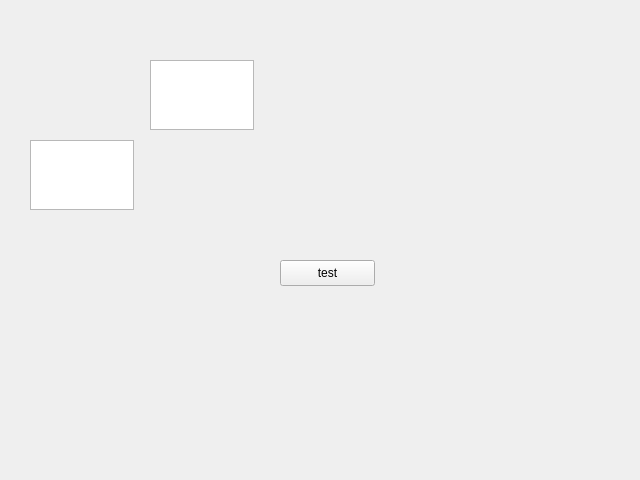
<?xml version="1.0" encoding="UTF-8"?>
<ui version="4.0">
 <class>DockWidget</class>
 <widget class="QDockWidget" name="DockWidget">
  <property name="geometry">
   <rect>
    <x>0</x>
    <y>0</y>
    <width>640</width>
    <height>480</height>
   </rect>
  </property>
  <property name="windowTitle">
   <string>DockWidget</string>
  </property>
  <widget class="QWidget" name="dockWidgetContents">
   <widget class="QTextEdit" name="textEdit">
    <property name="geometry">
     <rect>
      <x>150</x>
      <y>60</y>
      <width>104</width>
      <height>70</height>
     </rect>
    </property>
   </widget>
   <widget class="QPlainTextEdit" name="plainTextEdit">
    <property name="geometry">
     <rect>
      <x>30</x>
      <y>140</y>
      <width>104</width>
      <height>70</height>
     </rect>
    </property>
   </widget>
   <widget class="QPushButton" name="pushButton">
    <property name="geometry">
     <rect>
      <x>280</x>
      <y>260</y>
      <width>95</width>
      <height>26</height>
     </rect>
    </property>
    <property name="text">
     <string>test</string>
    </property>
   </widget>
  </widget>
 </widget>
 <resources/>
 <connections/>
</ui>
